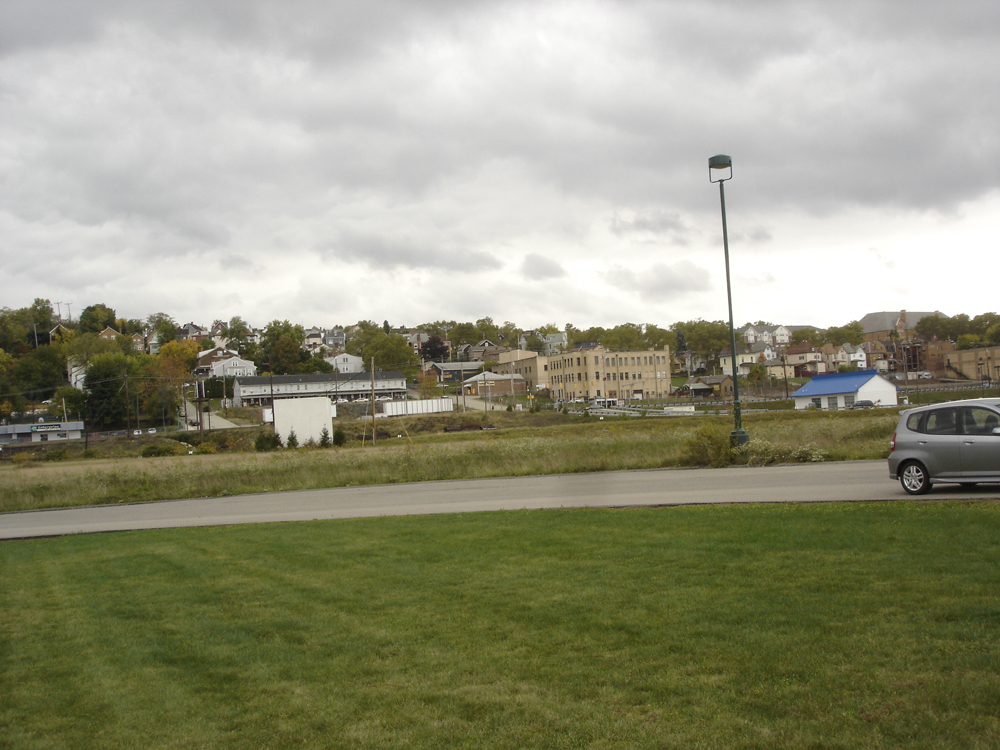
#> input picture Images/Panaroma/set1/car1.jpg, 1000 x 750 px, found by its file name
$ jupyter execute 'Image Stitching.ipynb'   (shell and % lines are left out)   (older library calls are emulated)
#> lines starting #> are read from the running program, lines starting #| are printed output that depends on the picture; after the words box and inside, x2 and y2 are one past the last pixel; in counts of white or black regions, pixels touching at a corner belong together
[cell 1]
import numpy as np
import cv2
import matplotlib.pyplot as plt

[cell 2]
# Harris
# [150 lines left out: function panaroma_rsd, not called in this run]

[cell 3]
# SIFT
def image_stitch_rsd(img_rsd1,img_rsd2):

    def stitch_rsd(input_img_rsd1,input_img_rsd2):

        def reshape_rsd(image):

            gray = cv2.cvtColor(image, cv2.COLOR_BGR2GRAY)
            # apply binary threshold to grayscale img
            thresh = cv2.threshold(gray, 0, 255, cv2.THRESH_BINARY)[1]

            # Finds contours from the binary image
            _,cnts,_ = cv2.findContours(thresh.copy(), cv2.RETR_EXTERNAL, cv2.CHAIN_APPROX_SIMPLE)
            cnt = cnts[0]

            # boundary elements are found
            x, y, w, h = cv2.boundingRect(cnt)

            # crop the image to the bbox coordinates
            result = image[y:y + h, x:x + w]

            return result

         # create SIFT object
        descriptor = cv2.xfeatures2d.SIFT_create()

         #calculating features and descriptors using SIFT
        (featuresA, descriptorsA) = descriptor.detectAndCompute(input_img_rsd1, None)
        (featuresB, descriptorsB) = descriptor.detectAndCompute(input_img_rsd2, None)

        # Brute force matcher
        bf = cv2.BFMatcher(cv2.NORM_L2, crossCheck = True)

        # matching descriptors
        best_matches = bf.match(descriptorsA, descriptorsB)

        # sorting matches based on distance
        Matches_rsd = sorted(best_matches, key = lambda x:x.distance)

        #img3 = cv2.drawMatches(input_img_rsd1,featuresA,input_img_rsd2,featuresB, Matches_rsd[:100],
                                   #None,flags=cv2.DrawMatchesFlags_NOT_DRAW_SINGLE_POINTS)

        kpsA = np.float32([kp.pt for kp in featuresA])
        kpsB = np.float32([kp.pt for kp in featuresB])

        if len( Matches_rsd ) > 4:

                # construct the two sets of points
                ptsA = np.float32([kpsA[m.queryIdx] for m in  Matches_rsd ])
                ptsB = np.float32([kpsB[m.trainIdx] for m in  Matches_rsd ])

                # estimate the homography between the sets of points
                (H, status) = cv2.findHomography(ptsB, ptsA, cv2.RANSAC,4)

        # H_inv
        xh = np.linalg.inv(H)
        # compensating negative translation
        f1 = np.dot(xh, np.array([0,0,1]))
        f1 = f1/f1[-1]
        xh[0][-1] += abs(f1[0])
        xh[1][-1] += abs(f1[1])
        # determining offset for img
        ds = np.dot(xh, np.array([input_img_rsd1.shape[1], input_img_rsd1.shape[0], 1]))
        offsety = abs(int(f1[1]))
        offsetx = abs(int(f1[0]))
        dsize = (int(ds[0])+offsetx+input_img_rsd2.shape[0], int(ds[1]) + offsety+input_img_rsd2.shape[1])

        # wrap first img wrt second
        output_rsd = cv2.warpPerspective(input_img_rsd1, xh, dsize)
        # second imag added
        output_rsd[offsety:input_img_rsd2.shape[0]+offsety, offsetx:input_img_rsd2.shape[1]+offsetx] = input_img_rsd2

        # resizing image
        output_image_rsd = reshape_rsd(output_rsd)

        return output_image_rsd

    try:
        # right stitch
        result=stitch_rsd(img_rsd1,img_rsd2)
    except:
        # left stitch
        result=stitch_rsd(img_rsd2,img_rsd1)

    return result

[cell 4]
#Random order of sequence

def random_rsd(image_list, sequence = int(0), sift = int(1)):

    ## inputs:
    ## image_list: list of images
    ## sequence = 1 indicates given images are given in sequence
    ## sift = 1 indicates output needed using sift algo
    ## sift = 0 indicates op needed using harris corner algo

    # [44 lines left out: functions matches_rsd, stitch_rand_rsd, not called in this run]

    ## if sequence is given and sift op is needed
    if sequence & sift:
        for i in range(len(image_list)-1):
            output = image_stitch_rsd(image_list[i], image_list[i+1])
            image_list[i+1] = output
        return output

    ## if sequence is given and harris op is needed
    elif sequence & ~(sift):
        for i in range(len(image_list)-1):
            output = panaroma_rsd(image_list[i], image_list[i+1])
            image_list[i+1] = output
        return output

    # if random sequence is given
    else:
        while len(image_list) > 1:
            image_list = stitch_rand_rsd(image_list, sift)
        return image_list[0]

[cell 5]
img1 = cv2.imread("car1.jpg")
#> img1 is the input picture: shape (750, 1000, 3); mean B, G, R 125.1, 148.1, 147.9
img2 = cv2.imread("car2.jpg")
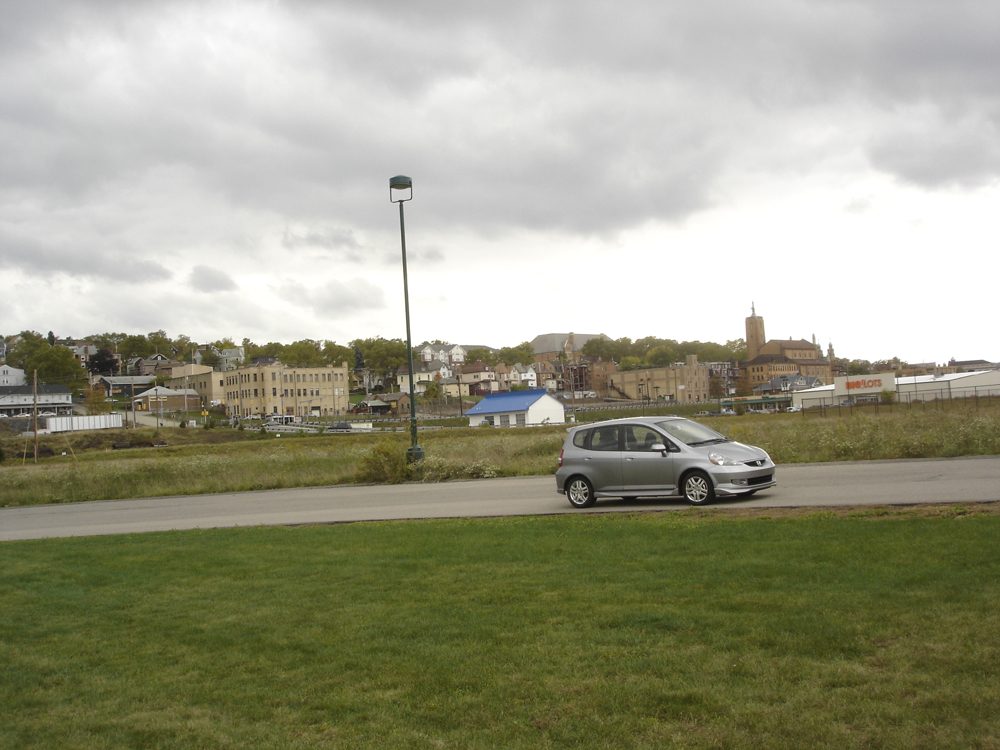
#> input picture Images/Panaroma/set1/car2.jpg, 1000 x 750 px, found by its file name
#> img2 is the input picture: shape (750, 1000, 3); mean B, G, R 134.5, 155.7, 155.6
img3 = cv2.imread("car3.jpg")
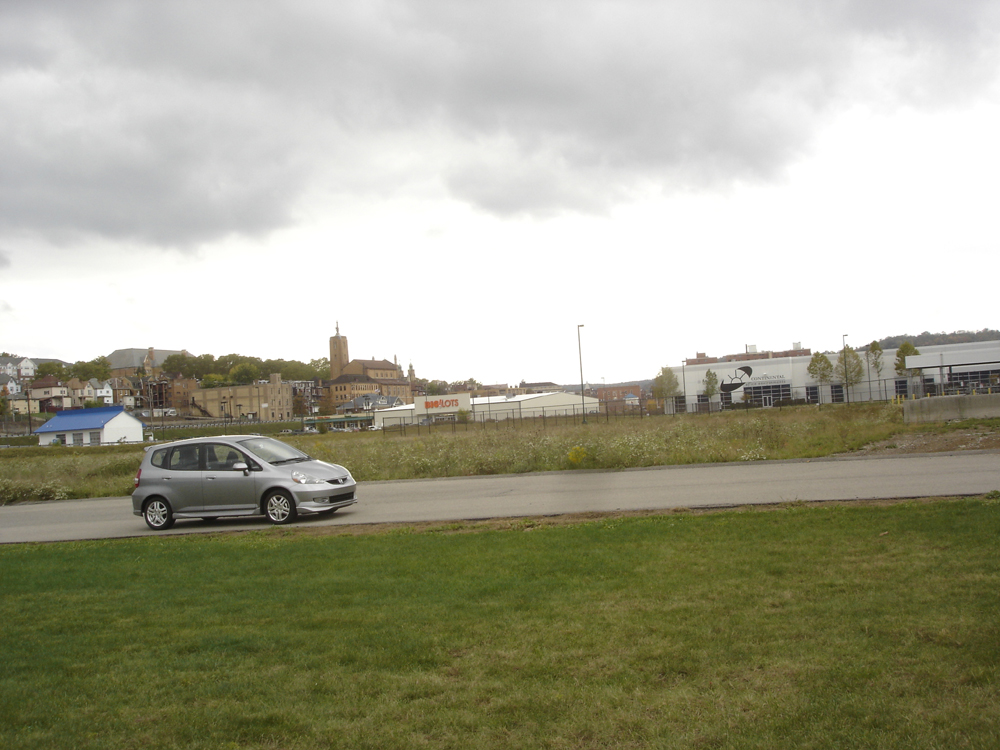
#> input picture Images/Panaroma/set1/car3.jpg, 1000 x 750 px, found by its file name
#> img3 is the input picture: shape (750, 1000, 3); mean B, G, R 144.6, 164.3, 164.9
#img4 = cv2.imread("m4.jpg")
#img5 = cv2.imread("m5.jpg")

images = [img2, img1, img3]

seq = int(1)
sift = int(1)
final =  random_rsd(images, seq, sift)
#> the loop in random_rsd, `for i in range(len(image_list)-1):` made 2 passes
#> pass 1, in stitch_rsd, `output_rsd = cv2.warpPerspective(input_img_rsd1, xh, dsize)`:
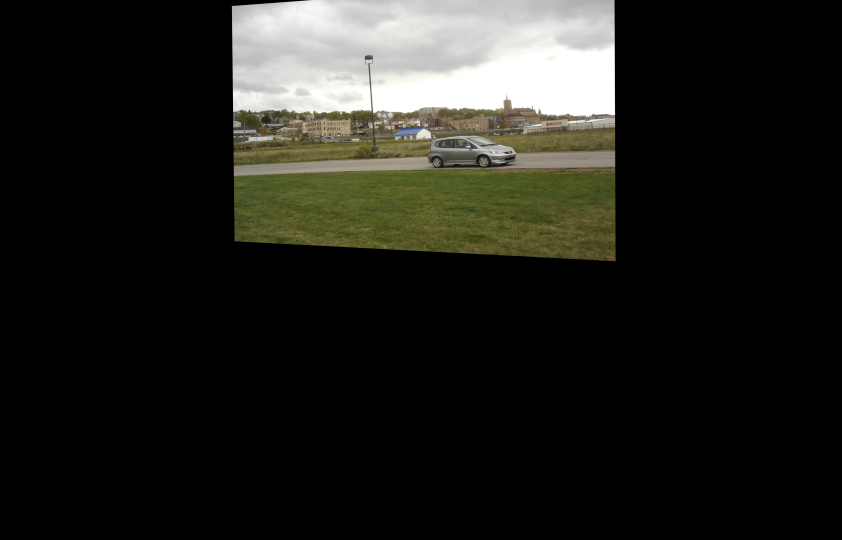
#> output_rsd: shape (1619, 2526, 3) (shown at 1/3 size); mean B, G, R 28, 32.6, 32.6
#> pass 1, in reshape_rsd, `gray = cv2.cvtColor(image, cv2.COLOR_BGR2GRAY)`:
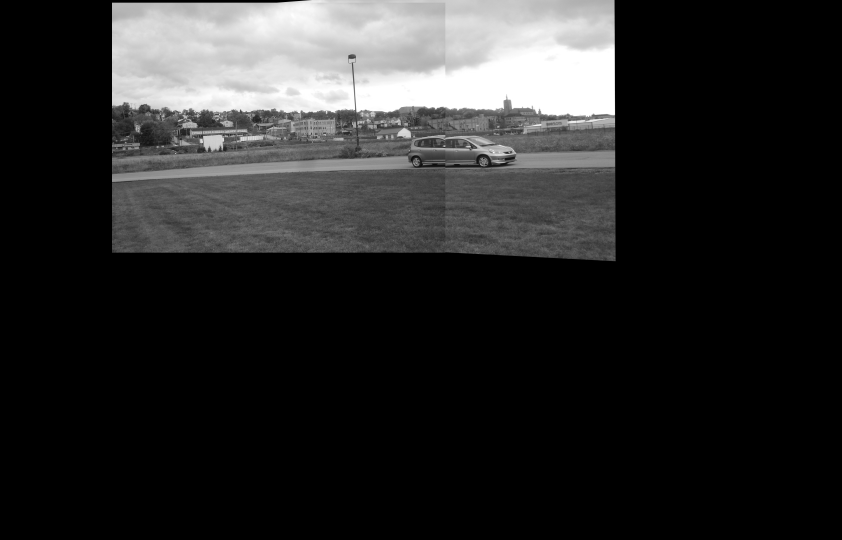
#> gray: shape (1619, 2526) (shown at 1/3 size); min 0, max 255, mean 41.5
#> pass 1, in reshape_rsd, `thresh = cv2.threshold(gray, 0, 255, cv2.THRESH_BINARY)[1]`:
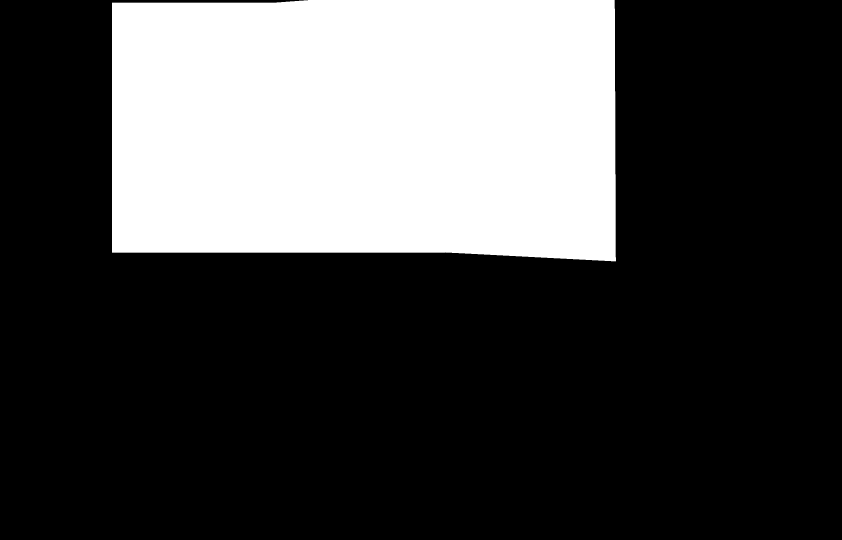
#> thresh: shape (1619, 2526) (shown at 1/3 size); 28% white; 1 white region, box (x1, y1, x2, y2) and area: (336, 0, 1848, 784) 1146754
#> pass 1, in reshape_rsd, `result = image[y:y + h, x:x + w]`:
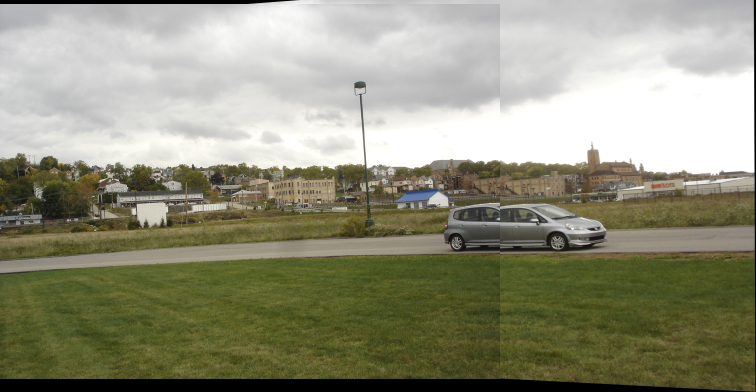
#> result: shape (784, 1512, 3) (shown at 1/2 size); mean B, G, R 124.2, 145.7, 145.8
#> after the loop in random_rsd, `for i in range(len(image_list)-1):`: image_list = 3 items
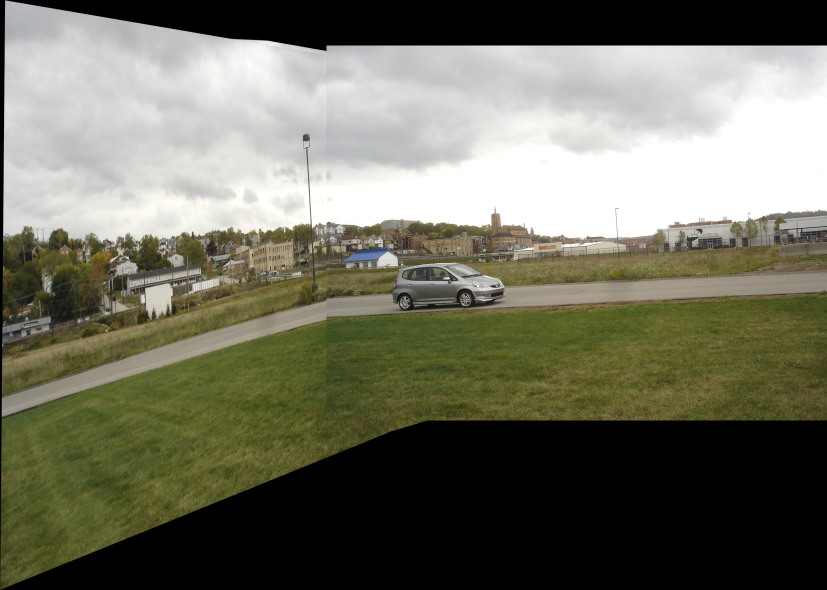
#> final: shape (1180, 1653, 3) (shown at 1/2 size); mean of channels 0, 1, 2 96, 111.7, 111.7; drawn as B, G, R
#> `[cell 5] img1 = cv2.imread("car1.jpg") img2 = cv2.imread("car2.jpg") i..`:
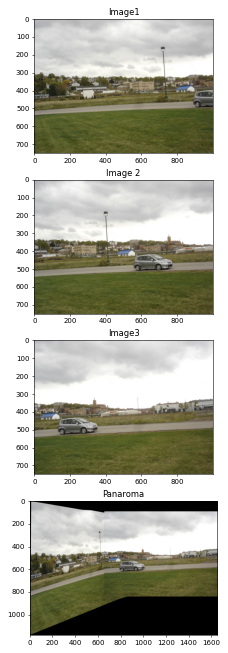
#> figure drawn by matplotlib, 4 panels

plt.figure(figsize=(20,16))
plt.subplot(4,1,1)
plt.imshow(cv2.cvtColor(img1, cv2.COLOR_BGR2RGB))
plt.title('Image1')
plt.subplot(4,1,2)
plt.imshow(cv2.cvtColor(img2, cv2.COLOR_BGR2RGB))
plt.title('Image 2')
plt.subplot(4,1,3)
plt.imshow(cv2.cvtColor(img3, cv2.COLOR_BGR2RGB))
plt.title("Image3")
plt.subplot(4,1,4)
plt.imshow(cv2.cvtColor(final, cv2.COLOR_BGR2RGB))
plt.title('Panaroma')


# [4 lines of commented-out code are left out]
